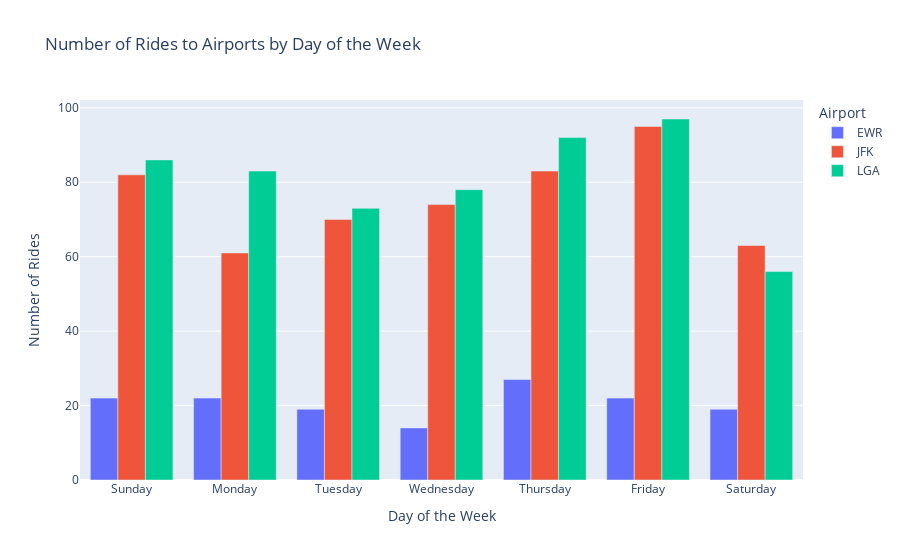

The notebook cell saved with this chart:
### Markdown cell above
### Visualization 3

### Code cell
def get_data_for_visual_3() -> pd.DataFrame:
    """
    get the data for the  visual

    Returns:
    pd.DataFrame -- the data for the visual
    """

    sql = f"""
    WITH airport_dropoffs AS (
        SELECT
            trip_dropoff_datetime,
            strftime('%w', trip_dropoff_datetime) AS day_of_week, -- 0=Sunday, ..., 6=Saturday
            CASE
                WHEN dropoff_latitude BETWEEN {LGA_BOX_COORDS[0][0]} AND {LGA_BOX_COORDS[1][0]} AND dropoff_longitude BETWEEN {LGA_BOX_COORDS[0][1]} AND {LGA_BOX_COORDS[1][1]} THEN 'LGA'
                WHEN dropoff_latitude BETWEEN {JFK_BOX_COORDS[0][0]} AND {JFK_BOX_COORDS[1][0]} AND dropoff_longitude BETWEEN {JFK_BOX_COORDS[0][1]} AND {JFK_BOX_COORDS[1][1]} THEN 'JFK'
                WHEN dropoff_latitude BETWEEN {EWR_BOX_COORDS[0][0]} AND {EWR_BOX_COORDS[1][0]} AND dropoff_longitude BETWEEN {EWR_BOX_COORDS[0][1]} AND {EWR_BOX_COORDS[1][1]} THEN 'EWR'
            END AS airport
        FROM (
            SELECT trip_dropoff_datetime, dropoff_latitude, dropoff_longitude FROM taxi_trips
            UNION ALL
            SELECT trip_dropoff_datetime, dropoff_latitude, dropoff_longitude FROM uber_trips
        )
        WHERE trip_dropoff_datetime BETWEEN '2020-01-01' AND '2024-08-31'
    )
    SELECT 
        airport, 
        day_of_week, 
        COUNT(*) AS ride_count
    FROM airport_dropoffs
    WHERE airport IS NOT NULL
    GROUP BY airport, day_of_week
    ORDER BY airport, day_of_week;

    """

    results = pd.read_sql(sql, con=engine)
    return results

def plot_visual_3() -> None :
    """plot the third visual"""

    df = get_data_for_visual_3()
    df['day_of_week'] = df['day_of_week'].astype(int)
    day_names = ["Sunday", "Monday", "Tuesday", "Wednesday", "Thursday", "Friday", "Saturday"]
    df["day_of_week"] = df["day_of_week"].apply(lambda x: day_names[x])
    fig = px.bar(df, x='day_of_week', y='ride_count', color='airport', barmode='group',
                 category_orders={"day_of_week": day_names},
                 labels={'day_of_week': 'Day of the Week', 'ride_count': 'Number of Rides', 'airport': 'Airport'},
                 title='Number of Rides to Airports by Day of the Week')
    fig.show()


plot_visual_3()

### Figure 1 — Plotly figure (JSON) as saved in the notebook; plotly's stock layout.template omitted (floating-point values rounded to 4 significant figures)
{"data": [{"alignmentgroup": "True", "hovertemplate": "Airport=EWR<br>Day of the Week=%{x}<br>Number of Rides=%{y}<extra></extra>", "legendgroup": "EWR", "marker": {"color": "#636efa", "pattern": {"shape": ""}}, "name": "EWR", "offsetgroup": "EWR", "orientation": "v", "showlegend": true, "textposition": "auto", "type": "bar", "x": ["Sunday", "Monday", "Tuesday", "Wednesday", "Thursday", "Friday", "Saturday"], "xaxis": "x", "y": [22, 22, 19, 14, 27, 22, 19], "yaxis": "y"}, {"alignmentgroup": "True", "hovertemplate": "Airport=JFK<br>Day of the Week=%{x}<br>Number of Rides=%{y}<extra></extra>", "legendgroup": "JFK", "marker": {"color": "#EF553B", "pattern": {"shape": ""}}, "name": "JFK", "offsetgroup": "JFK", "orientation": "v", "showlegend": true, "textposition": "auto", "type": "bar", "x": ["Sunday", "Monday", "Tuesday", "Wednesday", "Thursday", "Friday", "Saturday"], "xaxis": "x", "y": [82, 61, 70, 74, 83, 95, 63], "yaxis": "y"}, {"alignmentgroup": "True", "hovertemplate": "Airport=LGA<br>Day of the Week=%{x}<br>Number of Rides=%{y}<extra></extra>", "legendgroup": "LGA", "marker": {"color": "#00cc96", "pattern": {"shape": ""}}, "name": "LGA", "offsetgroup": "LGA", "orientation": "v", "showlegend": true, "textposition": "auto", "type": "bar", "x": ["Sunday", "Monday", "Tuesday", "Wednesday", "Thursday", "Friday", "Saturday"], "xaxis": "x", "y": [86, 83, 73, 78, 92, 97, 56], "yaxis": "y"}], "layout": {"barmode": "group", "legend": {"title": {"text": "Airport"}, "tracegroupgap": 0}, "title": {"text": "Number of Rides to Airports by Day of the Week"}, "xaxis": {"anchor": "y", "categoryarray": ["Sunday", "Monday", "Tuesday", "Wednesday", "Thursday", "Friday", "Saturday"], "categoryorder": "array", "domain": [0, 1], "title": {"text": "Day of the Week"}}, "yaxis": {"anchor": "x", "domain": [0, 1], "title": {"text": "Number of Rides"}}}}
